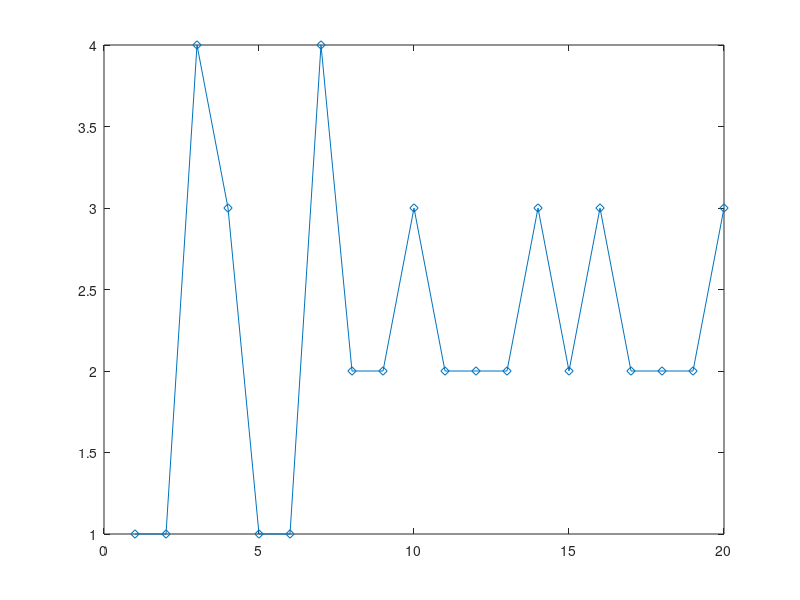
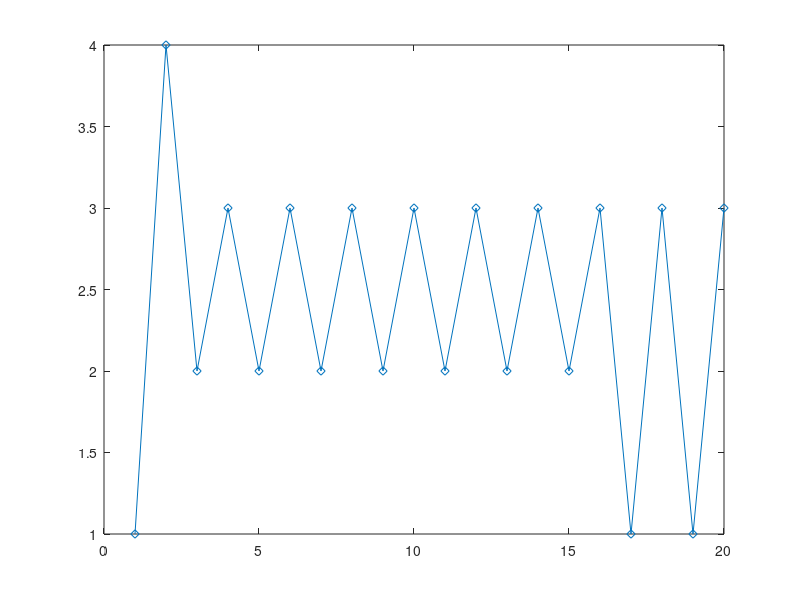
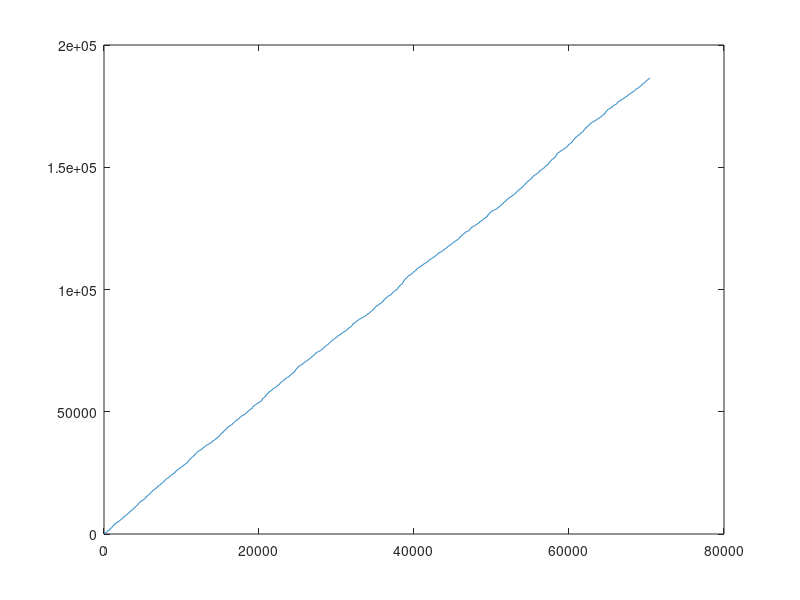

Write the MATLAB code that produced these figures, in order.
%% Prep
clearvars
close all

Lambda = [
0 1/30 1/15 1/60
1/60 0 1/10 1/100
1/25 1/10 0 1/50
1/100 1/10 1/10 0];

%% a) Invariant prob distr

w = sum(Lambda,2);
ws = max(w);

% Non diagonal elements of Q
Q = Lambda/ws;

% Diagonal elements of Q
Q(1:size(Q,1)+1:end) = (ones(size(Q,1),1)-sum(Q,2)+Q(1:size(Q,1)+1:end)')';

[V,D] = eig(Q');
lambda = diag(D);
pibar = V(:,lambda==max(lambda));

% Normalize using L1 norm
pibar = pibar/sum(pibar);

%% b) Jump chain
close all

n = 10000;
cumprob = cumsum(Q,2);

node = zeros(n,1);
node(1) = 1;

% Timestamp - particle arrives at position node(k) at time t(k) and leaves
% node(k) at t(k+1) (assume instantaneous travel to the next node)
t = zeros(n+1,1);

% Random walking
for k = 2:n
    pr = rand;
    c = cumprob(node(k-1),:);
    node(k) = find(c>pr,1);
    t(k) = t(k-1)-log(rand())/ws;
end

% Time when the particle leaves node(n)
t(end) = t(n)-log(rand())/ws;

% Plotting
figure
plot(1:20,node(1:20),'d-')
pibarest = zeros(size(Lambda,1),1);

% Time at each of the nodes
time = diff(t);

for k = 1:size(pibarest,1)
    pibarest(k) = sum(time(node==k))/t(end);
end
fprintf('Norm difference (L1): %1.3f \n',norm(pibar-pibarest))
fprintf('%8s %8s \n','pibar','pibarest')
fprintf('%8.3f %8.3f \n',[pibar pibarest]')
fprintf('\n')

%% c) Rate w_i

P = diag(w)\Lambda;
n = 10000;
cumprob = cumsum(P,2);

node = zeros(n,1);
node(1) = 1;

% Timestamp - particle arrives at position node(k) at time t(k) and leaves
% node(k) at t(k+1) (assume instantaneous travel to the next node)
t = zeros(n+1,1);

% Random walking
for k = 2:n
    pr = rand;
    c = cumprob(node(k-1),:);
    node(k) = find(c>pr,1);
    t(k) = t(k-1)-log(rand())/w(node(k-1));
end

% Time when the particle leaves node(n)
t(end) = t(n)-log(rand())/w(node(n));

% Plotting
figure
plot(1:20,node(1:20),'d-')
pibarest = zeros(size(Lambda,1),1);

% Time at each of the nodes
time = diff(t);

for k = 1:size(pibarest,1)
    pibarest(k) = sum(time(node==k))/t(end);
end
fprintf('Norm difference (L1): %1.3f \n',norm(pibar-pibarest))
fprintf('%8s %8s \n','pibar','pibarest')
fprintf('%8.3f %8.3f \n',[pibar pibarest]')
fprintf('\n')

%% d) Verify relation

% Find pi
[V,D] = eig(P');
lambda = diag(D);
Pi = V(:,lambda==max(lambda));

% Normalize using L1 norm
Pi = Pi/sum(Pi);

pibar2 = Pi./w/sum(Pi./w);

fprintf('Norm difference (L1): %1.3f \n',norm(pibar-pibar2))
fprintf('%8s %8s \n','pibar','pibar (calculated)')
fprintf('%8.3f %8.3f \n',[pibar pibar2]')
fprintf('\n')

%% Ice cream profits

P = diag(w)\Lambda;
n = 10000;
cumprob = cumsum(P,2);

% Profits per unit time for [sunny rainy cloudy snowy]'
f = [10 2 1 0]';

node = zeros(n,1);
node(1) = 1;

% Timestamp - particle arrives at position node(k) at time t(k) and leaves
% node(k) at t(k+1) (assume instantaneous travel to the next node)
t = zeros(n+1,1);

tnext = -log(rand())/w(1);

% Profits at timestamps
profits = zeros(n+1,1);

% Random walking
for k = 2:n
    pr = rand;
    c = cumprob(node(k-1),:);
    node(k) = find(c>pr,1);
    t(k) = t(k-1) + tnext;
    profits(k) = f(node(k))*tnext;
    
    tnext = -log(rand())/w(node(k-1));
end

% Time when the particle leaves node(n)
t(end) = t(n)+tnext;

profits(end) = f(node(end))*tnext;

% Plotting
figure
plot(t,cumsum(profits))

% Average profits and theoretical value
avgprofits = sum(profits)/t(end);
thprofits = sum(pibar.*f);

fprintf('%28s %28s \n','Theoretical value','Simulated value')
fprintf('%28.3f %28.3f \n',thprofits, avgprofits)










